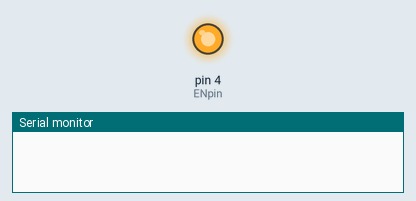
This sketch was run on a simulated Arduino Nano, built with avr-gcc and run on an emulated ATmega328P. Shown: output pins drawn as LEDs (lit = HIGH), the last lines printed to the serial monitor. The modem accepts every AT command (registered, SIM ready, sends succeed) and sends nothing else; pins used as bus, display or sensor lines are not drawn.

Above: at 0.1 s.
At 12.1 s:
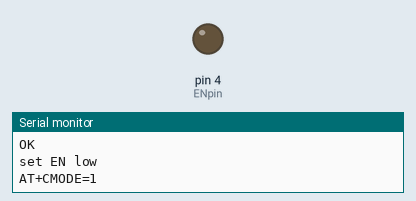
Timing chart, 0 to 13.6 s (numbered marks = the images above):
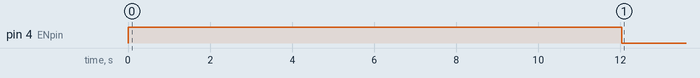

The sketch:

bt05-v3-master.ino
```cpp
// Bluetooth HC-05 v3.0-20170601 AT master config and communication code
//
// for Arduino Nano
// use software serial on pins D2. D3 (rx,tx resp.) via level shifter
// use D4 for EN-pin via level shifter
// use D5 for VCC-pin

#include <SoftwareSerial.h>
SoftwareSerial bt(2,3); // rx,tx

// specify slave address in two formats:
// xxxx:yy:zzzzzz
String BTSlave="0018:e4:400006";
// xxxx,yy,zzzzzz
String BTSlaveC="0018,e4,400006";

int VCCpin=5;
int ENpin=4;

String masterName="hc05v3-29";

void setup() {
// EN pin
  pinMode(ENpin,OUTPUT);
// VCC pin
  pinMode(VCCpin,OUTPUT);
// poweroff module
  digitalWrite(VCCpin,LOW);

  Serial.begin(9600);
// BT AT mode goes at 38400 baud
  bt.begin(38400);
// set EN HIGH
  digitalWrite(ENpin,HIGH);
  delay(1000);
// power the module
  digitalWrite(VCCpin,HIGH);

Serial.println("initialising HC-05v3.0-20179691 BT module as master...");

// initiate module as master

atcommand("AT\r\n");
atcommand("AT\r\n");
atcommand("AT\r\n");
atcommand("AT+ORGL\r\n");
atcommand("AT+RMAAD\r\n");
atcommand("AT+NAME="+masterName+"\r\n");
atcommand("AT+ADDR?\r\n");
atcommand("AT+UART=9600,0,0\r\n");
atcommand("AT+PSWD?\r\n");
atcommand("AT+ROLE=1\r\n");
atcommand("AT+RESET\r\n");
Serial.println("set EN low");
digitalWrite(ENpin,LOW);
atcommand("AT+CMODE=1\r\n");
atcommand("AT+INQM=0,5,9\r\n");
//atcommand("AT+INIT\r\n");

Serial.println("power off");
digitalWrite(VCCpin,LOW);
delay(1000);
Serial.println("power on");
digitalWrite(VCCpin,HIGH);

bt.begin(9600);
delay(2000);

//atcommand("AT+STATE\r\n");
//delay(2000);

while(!find_address(BTSlave))
{
  Serial.println("not found...trying again in 5 s...");
  delay(5000);
}

Serial.println("device found...pairing...");

atcommand("AT+PAIR="+BTSlaveC+",9\r\n");
atcommand("AT+BIND="+BTSlaveC+"\r\n");
atcommand("AT+CMODE=0\r\n");
atcommand("AT+LINK="+BTSlaveC+"\r\n");

Serial.println("connected to "+BTSlave);


//atcommand("AT+RESET\r\n");

Serial.println("power off");
digitalWrite(VCCpin,LOW);
delay(2000);
Serial.println("power on");
digitalWrite(VCCpin,HIGH);
Serial.println("...entering the communication mode...2 quick flashes indicate the connection...the table is yours...");

//// set EN LOW to enter communication mode
//digitalWrite(ENpin,LOW);
delay(10000);
bt.println("hello");
Serial.println("trying to send 'hello' to slave...if responce is 'ERROR(0)', please reboot the slave...");

}

void loop() {
  // put your main code here, to run repeatedly:
if(bt.available())
{
  Serial.write(bt.read());
}
if(Serial.available())
{
  bt.write(Serial.read());
}
}


void atcommand(const String _atcommand)
{
  Serial.print(_atcommand);
  bt.print(_atcommand);
  delay(1000);
    while(bt.available())
    Serial.write(bt.read());


};

bool find_address(const String _raddr)
{

  bool status=false;
  String seadmed;
  int firstIndex,lastIndex;
//  int i=0;

  Serial.print("AT+INQ\r\n");
  bt.print("AT+INQ\r\n");
  delay(9000);
  while(bt.available())
  {
    seadmed=bt.readString();
  }

  Serial.println(seadmed);

  if(seadmed.indexOf(_raddr) > -1)
 // {
//    firstIndex=seadmed.indexOf(_raddr);
//    lastIndex=seadmed.lastIndexOf(_raddr);
//    Serial.println(firstIndex);
//    Serial.println(lastIndex);
//    Serial.println(seadmed.substring(firstIndex,firstIndex+14));
//  }
  return true;
  else
    return false;

};
```

Measured:
- by itself, pin 4 (ENpin): LOW → HIGH at 0.00 s, → LOW 12.0 s later
